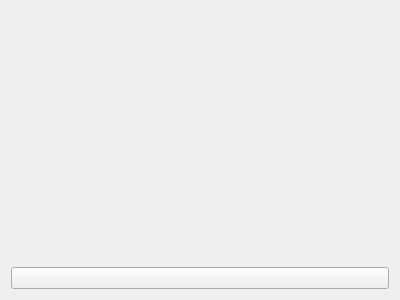
<?xml version="1.0" encoding="UTF-8"?>
<ui version="4.0">
 <class>Form</class>
 <widget class="QWidget" name="Form">
  <property name="geometry">
   <rect>
    <x>0</x>
    <y>0</y>
    <width>400</width>
    <height>300</height>
   </rect>
  </property>
  <property name="windowTitle">
   <string>Form</string>
  </property>
  <layout class="QVBoxLayout" name="verticalLayout">
   <item>
    <widget class="QWidget" name="emotionContainer" native="true"/>
   </item>
   <item>
    <widget class="QPushButton" name="pushButton">
     <property name="text">
      <string/>
     </property>
     <property name="icon">
      <iconset theme="QIcon::ThemeIcon::AudioInputMicrophone"/>
     </property>
    </widget>
   </item>
  </layout>
 </widget>
 <resources/>
 <connections/>
</ui>
